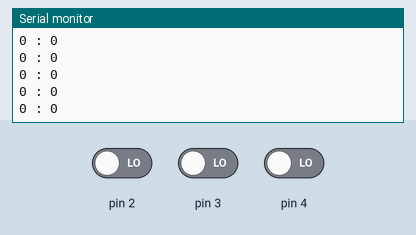
The sketch below on a simulated Arduino Uno, built with avr-gcc and run on an emulated ATmega328P. Shown: the last lines printed to the serial monitor. Inputs (shaded band) come from the test bench; at power-on: pin 2 LOW, pin 3 LOW, pin 4 LOW.

Above: at 1.2 s.
1.3 s: pin 2 driven HIGH
At 2.3 s:
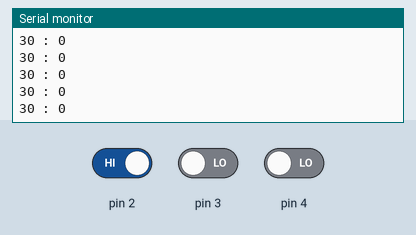
7.3 s: pin 3 driven HIGH
10.3 s: pin 3 driven LOW
13.3 s: pin 2 driven LOW
14.8 s: pin 3 driven HIGH
At 15.6 s:
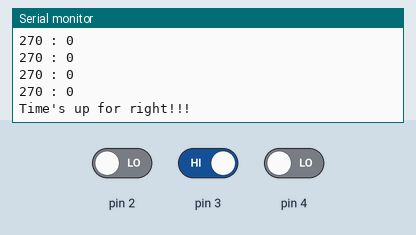
Timing chart, 0 to 17.3 s (numbered marks = the images above; inputs shaded):
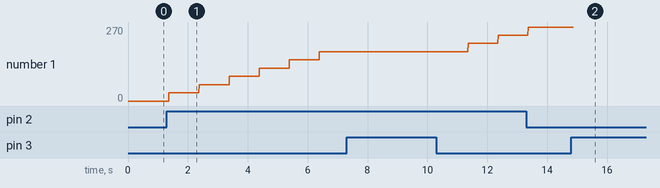

The sketch:

Main.ino
```cpp
//tabs die niet onder eigen code vallen:
//StopWatch.cpp & StopWatch.h
//Regels eigen code: 254 regels

/*
  ALGEMENE INFORMATIE:
  deze code maakt het mogelijk om met 3 knoppen een schaak-klok te maken.
  de schaak-klok maakt het mogelijk om tijd per persoon in te stellen.
  deze tijd loopt af voor een speler wanneer de ander op zijn knop klikt en pauzeerd te tijd voor hem (doormiddel van de linkse en rechtse knoppen)
  de middelste knop (start/reset) wordt gebruikt om te starten wanneer de tijden zijn ingesteld of om de tijden te resetten.
  de functie printTimers() in Main is de enige functie die het printen regelt, hier is bewust voor gekozen om uitbreiding met een LCD gemakkelijk te maken.
  verder houdt de schaak-klok bij wanneer er een speler gewonnen heeft (wanneer er geen tijd meer is).
  de klok hoeft niet opnieuw worden opgestart om een nieuw potje te beginnen dit kan doormiddel van de reset knop.
  commentaar is aanwezig bij belangrijke functies in het Engels.
*/

#include "Controller.h"
#include "ChessClock.h"

Controller* control;
ChessClock* cc;

void setup() {
Serial.begin(9600);
control = new Controller(2,4,3); //l - r - sr
cc = new ChessClock();
}

void loop() {
  //checks which button is pressed and let ChessClock decide the current action to take
  if(control->getInputL()){
  cc->leftPressed();
  }

  if(control->getInputSR()) {
    cc->srPressed();
  }
  if(control->getInputR()) {
  cc->rightPressed();
  }
  //always print timers (can be replaced by LCD print functions if hardware available)
  cc->printTimers();
}
```

ChessClock.cpp
```cpp
#include "ChessClock.h"


//contains all functions for both Modes (PLAY/RESET)
ChessClock::ChessClock()
{
  sw1 = StopWatch(StopWatch::SECONDS);
  sw2 = StopWatch(StopWatch::SECONDS);
  lockClock = StopWatch(); //millis
  mode = RESET; //start on RESET to allow players to setup their preferred time
  rightCount = 0;
  leftCount = 0;
  canPress = true;
  gameFinished = false;
  lockClock.start();
}
//test
unsigned long ChessClock::getSecondsSW1(){
  return sw1.elapsed();
}
unsigned long ChessClock::getSecondsSW2(){
  return sw2.elapsed();
}

void ChessClock::rightPressed(){
  checkIfCanPress();
  if(mode == RESET && canPress){
    rightCount += 30; //add 30 secs to clock
    resetLockClock();
  }else if(mode == PLAY){
    sw2.stop();
    sw1.start();
  }
}
void ChessClock::leftPressed(){
  checkIfCanPress();
  if(mode == RESET && canPress){
    leftCount += 30; //add 30 secs to clock
    resetLockClock();
  }else if(mode == PLAY){
    sw1.stop();
    sw2.start();
  }
}
void ChessClock::srPressed(){
  checkIfCanPress();
  if(canPress){
    if(gameFinished){
      gameFinished = !gameFinished;
    }
  swapModes();
  if(mode == RESET){
    resetChessClock();
    }
  }
  resetLockClock();
}

//prints time that each player has left
void ChessClock::printTimers(){
  if(!gameFinished){
  if(mode == PLAY){
    if(leftCount - getSecondsSW1() <= 0){
      gameFinished = true;
      Serial.println("Time's up for left!!!");
      return;
    }else if(rightCount - getSecondsSW2() <= 0){
      gameFinished = true;
      Serial.println("Time's up for right!!!");
      return;
    }
  }
  Serial.print((leftCount - getSecondsSW1()));
  Serial.print(" : ");
  Serial.print((rightCount - getSecondsSW2()));
  Serial.println();
  }
}

//stop and reset both stopwatches
void ChessClock::resetChessClock(){
    sw1.stop();
    sw2.stop();
    sw1.reset();
    sw2.reset();
    leftCount = 0;
    rightCount = 0;
}

void ChessClock::swapModes(){
  (mode == RESET) ? mode = PLAY : mode = RESET;
}


bool ChessClock::checkIfCanPress(){
  canPress = lockClock.elapsed() >= 1000;
}

void ChessClock::resetLockClock(){
  lockClock.reset();
  lockClock.start();
}
void ChessClock::swapCanPress(){
  canPress = !canPress;
}
```

ChessClock.h
```cpp
#ifndef ChessClock_h
#define ChessClock_h
#include "Arduino.h"
#include "StopWatch.h"

class ChessClock{
  public:
  enum Mode {RESET,PLAY};
  Mode mode;
  ChessClock();
  StopWatch sw1;
  StopWatch sw2;
  StopWatch lockClock;
  bool canPress;
  bool gameFinished;

  //functions
  unsigned long getSecondsSW1();
  unsigned long getSecondsSW2();

  void leftPressed();
  void rightPressed();
  void srPressed();
  void swapModes();
  void printTimers();
  void resetLockClock();
  bool checkIfCanPress();
  void swapCanPress();
  void resetChessClock();

  private:
  int leftCount;
  int rightCount;


};

#endif
```

Controller.cpp
```cpp
#include "Controller.h"
//keeps track of all pin input
Controller::Controller(int L,int R,int SR):
  l(L),r(R),sr(SR)

{
  //set all buttons to input mode
  pinMode(l, INPUT);
  pinMode(r, INPUT);
  pinMode(sr, INPUT);

}

//returns left button pin
int Controller::getL(){
  return l;
}

//returns right button pin
int Controller::getR(){
  return r;
}

//returns start/reset button pin
int Controller::getSR(){
  return sr;
}

//returns true if pressed
bool Controller::getInputL(){
  return digitalRead(l) == HIGH;
}
bool Controller::getInputR(){
  return digitalRead(r) == HIGH;
}
bool Controller::getInputSR(){
  return digitalRead(sr) == HIGH;
}
```

Controller.h
```cpp
#ifndef Controller_h
#define Controller_h
#include "Arduino.h"

class Controller{
  public:
  Controller(int L,int R,int SR);
  int l,r,sr; // l = left button , r = right button , sr = start/reset button
  int getL();
  int getR();
  int getSR();
  bool getInputL();
  bool getInputR();
  bool getInputSR();
  private:

};

#endif
```

StopWatch.cpp
```cpp
//
//    FILE: StopWatch.cpp
//  AUTHOR: Rob Tillaart
// VERSION: 0.1.03
// PURPOSE: Simple StopWatch library for Arduino
//
// The library is based upon millis() and therefore
// has the same restrictions as millis() has wrt overflow.
//
// HISTORY:
// 0.1.00 - 2011-01-04 initial version
// 0.1.01 - 2011-01-04 Added better state
// 0.1.02 - 2011-06-15 Added state() + #defines + lib version
// 0.1.03 - 2012-01-22 Added several improvements
//             By mromani & Rob Tillaart
//
// Released to the public domain
//

#include "StopWatch.h"

StopWatch::StopWatch(enum Resolution res)
{
    _res = res;
    switch(_res) {
        case MICROS:
            _gettime = micros;
            break;
        case MILLIS:
            _gettime = millis;
            break;
        case SECONDS:
            _gettime = seconds;
            break;
        default:
            _gettime = millis;
            break;
    }
    reset();
}

void StopWatch::reset()
{
    _state = StopWatch::RESET;
    _starttime = _stoptime = 0;
}

void StopWatch::start()
{
    if (_state == StopWatch::RESET || _state == StopWatch::STOPPED)
    {
        _state = StopWatch::RUNNING;
        unsigned long t = _gettime();
        _starttime += t - _stoptime;
        _stoptime = t;
    }
}

unsigned long StopWatch::value()
{
    if (_state == StopWatch::RUNNING) _stoptime = _gettime();
    return _stoptime - _starttime;
}

void StopWatch::stop()
{
    if (_state == StopWatch::RUNNING)
    {
        _state = StopWatch::STOPPED;
        _stoptime = _gettime();
    }
}

bool StopWatch::isRunning()
{
    return (_state == StopWatch::RUNNING);
}

enum StopWatch::State StopWatch::state()
{
    return _state;
}
// END OF FILE
```

StopWatch.h
```cpp
#ifndef StopWatch_h
#define StopWatch_h
//
//    FILE: StopWatch.h
//  AUTHOR: Rob Tillaart
// PURPOSE: Simple StopWatch library for Arduino
// HISTORY: See StopWatch.cpp
//     URL: https://playground.arduino.cc/Code/StopWatchClass
//
// Released to the public domain
//

#define STOPWATCH_LIB_VERSION "0.1.03"

#if ARDUINO >= 100
    #include "Arduino.h"
#else
    #include "WProgram.h"
#endif

class StopWatch
{
public:
    enum State { RESET, RUNNING, STOPPED };
    enum Resolution { MILLIS, MICROS, SECONDS };
    StopWatch(enum Resolution res = MILLIS);
    void start();
    void stop();
    void reset();
    unsigned long value();
    unsigned long elapsed() { return value(); };
    bool isRunning();
    enum State state();
    enum Resolution resolution() { return _res; };

private:
    enum State _state;
    enum Resolution _res;
    unsigned long _starttime;
    unsigned long _stoptime;
    unsigned long (*_gettime)(void);
    static unsigned long seconds() { return millis()/1000; };
};

#endif
// END OF FILE
```

Measured:
- after the input at 1.3 s, the serial monitor: prints a new line after 0.07 s (image 1)
- after the input at 14.8 s, the serial monitor: prints a new line after 0.07 s (image 2)
- plotted number 1: 0 → 180 after the input at 1.3 s, 180 → 240 after the input at 10.3 s
